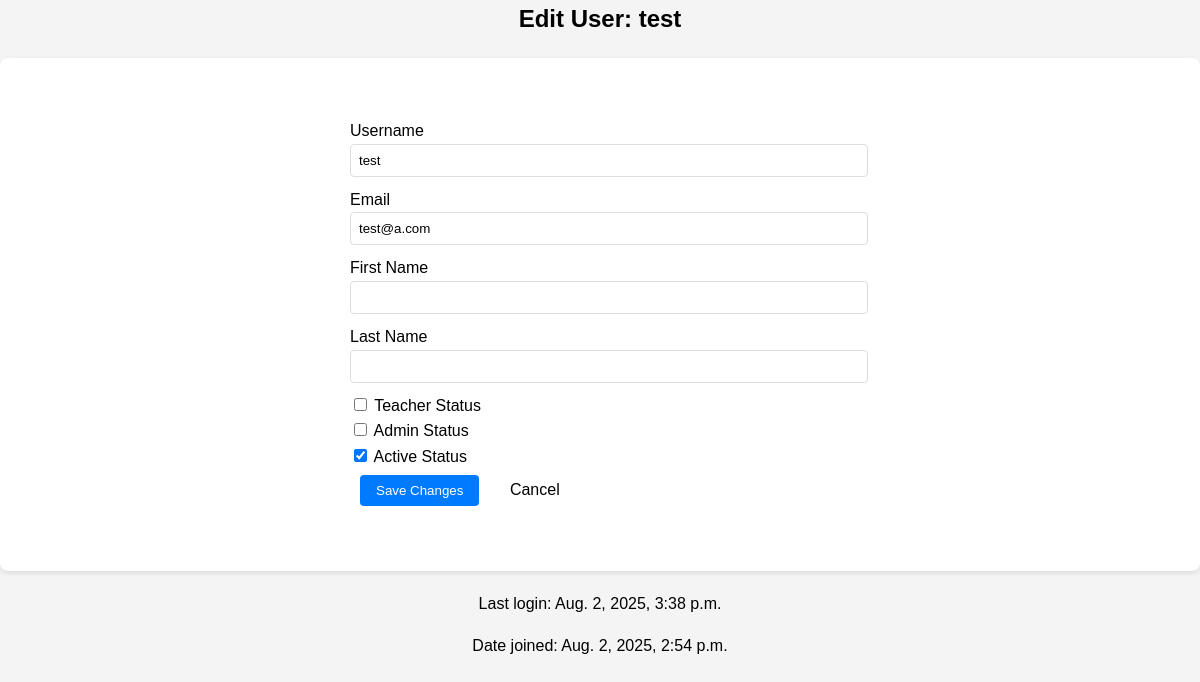
/edit-user/4/ (signed in), run on the app's committed database.
### portal/models.py (models this page shows)
class User(AbstractUser):
    is_teacher = models.BooleanField(default=False)
    is_admin = models.BooleanField(default=False)
    groups = models.ManyToManyField(
        'auth.Group',
        related_name='portal_user_set',
        blank=True,
        help_text='The groups this user belongs to.',
        verbose_name='groups'
    )
    user_permissions = models.ManyToManyField(
        'auth.Permission',
        related_name='portal_user_set',
        blank=True,
        help_text='Specific permissions for this user.',
        verbose_name='user permissions'
    )

### adminportal/views.py (the view)
# urls.py: path('edit-user/<int:user_id>/', views.edit_user, name='edit_user'),
@login_required
@user_passes_test(is_admin)
def edit_user(request, user_id):
    user_to_edit = get_object_or_404(User, id=user_id)
    if request.method == 'POST':
        form = AdminUserEditForm(request.POST, instance=user_to_edit)
        if form.is_valid():
            form.save()
            messages.success(request, f'User {user_to_edit.username} updated successfully.')
            return redirect('manage_users')
    else:
        form = AdminUserEditForm(instance=user_to_edit)
    return render(request, 'admin/edit_user.html', {
        'form': form,
        'user_to_edit': user_to_edit
    })

### adminportal/forms.py
class AdminUserEditForm(forms.ModelForm):
    class Meta:
        model = User
        fields = ['username', 'email', 'first_name', 'last_name',
                 'is_teacher', 'is_admin', 'is_active']
        widgets = {
            'username': forms.TextInput(attrs={'class': 'form-control'}),
            'email': forms.EmailInput(attrs={'class': 'form-control'}),
            'first_name': forms.TextInput(attrs={'class': 'form-control'}),
            'last_name': forms.TextInput(attrs={'class': 'form-control'}),
            'is_teacher': forms.CheckboxInput(attrs={'class': 'form-check-input'}),
            'is_admin': forms.CheckboxInput(attrs={'class': 'form-check-input'}),
            'is_active': forms.CheckboxInput(attrs={'class': 'form-check-input'}),
        }

### adminportal/views.py (called while the page is built)
def is_admin(user):
    return user.is_admin

### adminportal/templates/admin/edit_user.html (shortened to what this page needs)
{% extends 'base.html' %}
{% block content %}
<div class="container">
    <h2 class="mb-4">Edit User: {{ user_to_edit.username }}</h2>
    <div class="card">
        <div class="card-body">
            <form method="post">
                <div class="mb-3">
                    <label for="{{ form.username.id_for_label }}" class="form-label">Username</label>
                    {{ form.username }}
                </div>
                <div class="mb-3">
                    <label for="{{ form.email.id_for_label }}" class="form-label">Email</label>
                    {{ form.email }}
                </div>
                <div class="mb-3">
                    <label for="{{ form.first_name.id_for_label }}" class="form-label">First Name</label>
                    {{ form.first_name }}
                </div>
                <div class="mb-3">
                    <label for="{{ form.last_name.id_for_label }}" class="form-label">Last Name</label>
                    {{ form.last_name }}
                </div>
                <div class="mb-3 form-check">
                    {{ form.is_teacher }}
                    <label class="form-check-label" for="{{ form.is_teacher.id_for_label }}">
                        Teacher Status
                    </label>
                </div>
                <div class="mb-3 form-check">
                    {{ form.is_admin }}
                    <label class="form-check-label" for="{{ form.is_admin.id_for_label }}">
                        Admin Status
                    </label>
                </div>
                <div class="mb-3 form-check">
                    {{ form.is_active }}
                    <label class="form-check-label" for="{{ form.is_active.id_for_label }}">
                        Active Status
                    </label>
                </div>
                <div class="mt-4">
                    <button type="submit" class="btn btn-primary">Save Changes</button>
                    <a href="{% url 'manage_users' %}" class="btn btn-secondary">Cancel</a>
                </div>
            </form>
        </div>
    </div>
    <div class="mt-3">
        <p class="text-muted">Last login: {{ user_to_edit.last_login|default:"Never" }}</p>
        <p class="text-muted">Date joined: {{ user_to_edit.date_joined }}</p>
    </div>
</div>
{% endblock %}

### static/css/style.css (style rules this page uses)
body { font-family: 'Arial', sans-serif; line-height: 1.6; margin: 0; padding: 0; background-color: #f4f4f4; }
.container { text-align: center; max-width: 1200px; width: auto; margin: auto; overflow: hidden; }
.card { background: white; border-radius: 8px; box-shadow: 0 2px 5px rgba(0,0,0,0.1); margin-bottom: 20px; transition: transform 0.3s ease; }
.card-body { padding: 20px; text-align: left; margin: 0 auto; max-width: 600px; }
.btn { display: inline-block; padding: 8px 16px; border-radius: 4px; border: none; cursor: pointer; transition: background-color 0.3s ease; text-decoration: none; }
.btn-primary { margin: 5px 10px; padding: 8px 16px; border-radius: 4px; border: none; background-color: #007bff; color: white; text-decoration: none; }
.btn-secondary { color: rgb(0, 0, 0); text-decoration: none; border: none; }
form { background: white; padding: 20px; border-radius: 8px; max-width: 500px; margin: 20px auto; }
.form-control { width: 100%; padding: 8px; margin-bottom: 10px; border: 1px solid #ddd; border-radius: 4px; }
.mb-4 { margin-top: 0; text-align: center; }
a { text-decoration: none; }

### data on the page
User: username "test", email "test@a.com", is_active "☑", last_login "Aug. 2, 2025, 3:38 p.m.", date_joined "Aug. 2, 2025, 2:54 p.m."
